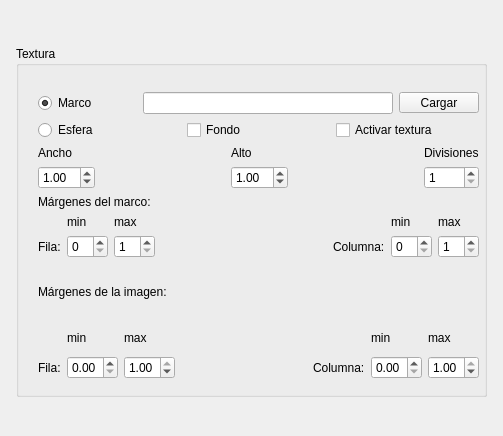
       <widget class="QWidget" name="tab_5">
        <attribute name="title">
         <string>Texturas</string>
        </attribute>
        <layout class="QGridLayout" name="gridLayout_19">
         <item row="0" column="1">
          <spacer name="verticalSpacer_13">
           <property name="orientation">
            <enum>Qt::Vertical</enum>
           </property>
           <property name="sizeHint" stdset="0">
            <size>
             <width>20</width>
             <height>35</height>
            </size>
           </property>
          </spacer>
         </item>
         <item row="1" column="0">
          <spacer name="horizontalSpacer_46">
           <property name="orientation">
            <enum>Qt::Horizontal</enum>
           </property>
           <property name="sizeHint" stdset="0">
            <size>
             <width>5</width>
             <height>17</height>
            </size>
           </property>
          </spacer>
         </item>
         <item row="1" column="1">
          <widget class="QGroupBox" name="groupBox_10">
           <property name="minimumSize">
            <size>
             <width>471</width>
             <height>351</height>
            </size>
           </property>
           <property name="title">
            <string>Textura</string>
           </property>
           <widget class="QWidget" name="layoutWidget">
            <property name="geometry">
             <rect>
              <x>22</x>
              <y>46</y>
              <width>441</width>
              <height>287</height>
             </rect>
            </property>
            <layout class="QGridLayout" name="gridLayout_23">
             <item row="1" column="0">
              <layout class="QGridLayout" name="gridLayout_18">
               <item row="0" column="0">
                <widget class="QLabel" name="label_17">
                 <property name="text">
                  <string>Márgenes de la imagen:</string>
                 </property>
                </widget>
               </item>
               <item row="1" column="0">
                <layout class="QGridLayout" name="gridLayout_17">
                 <item row="1" column="2">
                  <widget class="QDoubleSpinBox" name="doubleSpinBox_5">
                   <property name="maximum">
                    <double>1.000000000000000</double>
                   </property>
                   <property name="singleStep">
                    <double>0.050000000000000</double>
                   </property>
                   <property name="value">
                    <double>1.000000000000000</double>
                   </property>
                  </widget>
                 </item>
                 <item row="0" column="2">
                  <widget class="QLabel" name="label_21">
                   <property name="text">
                    <string>max</string>
                   </property>
                  </widget>
                 </item>
                 <item row="0" column="1">
                  <widget class="QLabel" name="label_20">
                   <property name="text">
                    <string>min</string>
                   </property>
                  </widget>
                 </item>
                 <item row="1" column="0">
                  <widget class="QLabel" name="label_22">
                   <property name="text">
                    <string>Fila:</string>
                   </property>
                  </widget>
                 </item>
                 <item row="1" column="1">
                  <widget class="QDoubleSpinBox" name="doubleSpinBox_4">
                   <property name="maximum">
                    <double>1.000000000000000</double>
                   </property>
                   <property name="singleStep">
                    <double>0.050000000000000</double>
                   </property>
                  </widget>
                 </item>
                 <item row="1" column="4">
                  <widget class="QLabel" name="label_18">
                   <property name="text">
                    <string>Columna:</string>
                   </property>
                  </widget>
                 </item>
                 <item row="1" column="5">
                  <widget class="QDoubleSpinBox" name="doubleSpinBox_6">
                   <property name="maximum">
                    <double>1.000000000000000</double>
                   </property>
                   <property name="singleStep">
                    <double>0.050000000000000</double>
                   </property>
                  </widget>
                 </item>
                 <item row="1" column="6">
                  <widget class="QDoubleSpinBox" name="doubleSpinBox_7">
                   <property name="maximum">
                    <double>1.000000000000000</double>
                   </property>
                   <property name="singleStep">
                    <double>0.050000000000000</double>
                   </property>
                   <property name="value">
                    <double>1.000000000000000</double>
                   </property>
                  </widget>
                 </item>
                 <item row="0" column="5">
                  <widget class="QLabel" name="label_23">
                   <property name="text">
                    <string>min</string>
                   </property>
                  </widget>
                 </item>
                 <item row="0" column="6">
                  <widget class="QLabel" name="label_19">
                   <property name="text">
                    <string>max</string>
                   </property>
                  </widget>
                 </item>
                 <item row="1" column="3">
                  <spacer name="horizontalSpacer_45">
                   <property name="orientation">
                    <enum>Qt::Horizontal</enum>
                   </property>
                   <property name="sizeHint" stdset="0">
                    <size>
                     <width>40</width>
                     <height>20</height>
                    </size>
                   </property>
                  </spacer>
                 </item>
                </layout>
               </item>
              </layout>
             </item>
             <item row="0" column="0">
              <layout class="QGridLayout" name="gridLayout_22">
               <item row="1" column="0">
                <layout class="QGridLayout" name="gridLayout_16">
                 <item row="0" column="0">
                  <widget class="QLabel" name="label_10">
                   <property name="text">
                    <string>Márgenes del marco:</string>
                   </property>
                  </widget>
                 </item>
                 <item row="1" column="0">
                  <layout class="QGridLayout" name="gridLayout_15">
                   <item row="1" column="6">
                    <widget class="QSpinBox" name="spinBox_6">
                     <property name="minimum">
                      <number>1</number>
                     </property>
                    </widget>
                   </item>
                   <item row="1" column="4">
                    <widget class="QLabel" name="label_14">
                     <property name="text">
                      <string>Columna:</string>
                     </property>
                    </widget>
                   </item>
                   <item row="1" column="5">
                    <widget class="QSpinBox" name="spinBox_5"/>
                   </item>
                   <item row="1" column="3">
                    <spacer name="horizontalSpacer_44">
                     <property name="orientation">
                      <enum>Qt::Horizontal</enum>
                     </property>
                     <property name="sizeHint" stdset="0">
                      <size>
                       <width>40</width>
                       <height>20</height>
                      </size>
                     </property>
                    </spacer>
                   </item>
                   <item row="1" column="2">
                    <widget class="QSpinBox" name="spinBox_4">
                     <property name="minimum">
                      <number>1</number>
                     </property>
                    </widget>
                   </item>
                   <item row="0" column="1">
                    <widget class="QLabel" name="label_12">
                     <property name="text">
                      <string>min</string>
                     </property>
                    </widget>
                   </item>
                   <item row="0" column="6">
                    <widget class="QLabel" name="label_16">
                     <property name="text">
                      <string>max</string>
                     </property>
                    </widget>
                   </item>
                   <item row="1" column="0">
                    <widget class="QLabel" name="label_11">
                     <property name="text">
                      <string>Fila:</string>
                     </property>
                    </widget>
                   </item>
                   <item row="0" column="5">
                    <widget class="QLabel" name="label_15">
                     <property name="text">
                      <string>min</string>
                     </property>
                    </widget>
                   </item>
                   <item row="0" column="2">
                    <widget class="QLabel" name="label_13">
                     <property name="text">
                      <string>max</string>
                     </property>
                    </widget>
                   </item>
                   <item row="1" column="1">
                    <widget class="QSpinBox" name="spinBox_3"/>
                   </item>
                  </layout>
                 </item>
                </layout>
               </item>
               <item row="0" column="0">
                <layout class="QGridLayout" name="gridLayout_21">
                 <item row="1" column="0">
                  <layout class="QGridLayout" name="gridLayout_14">
                   <item row="1" column="1">
                    <spacer name="horizontalSpacer_42">
                     <property name="orientation">
                      <enum>Qt::Horizontal</enum>
                     </property>
                     <property name="sizeHint" stdset="0">
                      <size>
                       <width>40</width>
                       <height>20</height>
                      </size>
                     </property>
                    </spacer>
                   </item>
                   <item row="1" column="0">
                    <widget class="QDoubleSpinBox" name="doubleSpinBox_2">
                     <property name="minimum">
                      <double>0.500000000000000</double>
                     </property>
                     <property name="singleStep">
                      <double>0.250000000000000</double>
                     </property>
                     <property name="value">
                      <double>1.000000000000000</double>
                     </property>
                    </widget>
                   </item>
                   <item row="1" column="2">
                    <widget class="QDoubleSpinBox" name="doubleSpinBox_3">
                     <property name="minimum">
                      <double>0.500000000000000</double>
                     </property>
                     <property name="singleStep">
                      <double>0.250000000000000</double>
                     </property>
                     <property name="value">
                      <double>1.000000000000000</double>
                     </property>
                    </widget>
                   </item>
                   <item row="1" column="4">
                    <widget class="QSpinBox" name="spinBox_2">
                     <property name="minimum">
                      <number>1</number>
                     </property>
                     <property name="value">
                      <number>1</number>
                     </property>
                    </widget>
                   </item>
                   <item row="0" column="0">
                    <widget class="QLabel" name="label_7">
                     <property name="text">
                      <string>Ancho</string>
                     </property>
                    </widget>
                   </item>
                   <item row="0" column="4">
                    <widget class="QLabel" name="label_9">
                     <property name="text">
                      <string>Divisiones</string>
                     </property>
                    </widget>
                   </item>
                   <item row="0" column="2">
                    <widget class="QLabel" name="label_8">
                     <property name="text">
                      <string>Alto</string>
                     </property>
                    </widget>
                   </item>
                   <item row="1" column="3">
                    <spacer name="horizontalSpacer_43">
                     <property name="orientation">
                      <enum>Qt::Horizontal</enum>
                     </property>
                     <property name="sizeHint" stdset="0">
                      <size>
                       <width>40</width>
                       <height>20</height>
                      </size>
                     </property>
                    </spacer>
                   </item>
                  </layout>
                 </item>
                 <item row="0" column="0">
                  <layout class="QGridLayout" name="gridLayout_20">
                   <item row="1" column="0">
                    <layout class="QHBoxLayout" name="horizontalLayout_11">
                     <item>
                      <widget class="QRadioButton" name="radioButton_20">
                       <property name="text">
                        <string>Esfera</string>
                       </property>
                      </widget>
                     </item>
                     <item>
                      <widget class="QCheckBox" name="checkBox_7">
                       <property name="text">
                        <string>Fondo</string>
                       </property>
                      </widget>
                     </item>
                     <item>
                      <widget class="QCheckBox" name="checkBox_9">
                       <property name="text">
                        <string>Activar textura</string>
                       </property>
                      </widget>
                     </item>
                    </layout>
                   </item>
                   <item row="0" column="0">
                    <layout class="QHBoxLayout" name="horizontalLayout_10">
                     <item>
                      <widget class="QRadioButton" name="radioButton_19">
                       <property name="text">
                        <string>Marco</string>
                       </property>
                       <property name="checked">
                        <bool>true</bool>
                       </property>
                      </widget>
                     </item>
                     <item>
                      <spacer name="horizontalSpacer_41">
                       <property name="orientation">
                        <enum>Qt::Horizontal</enum>
                       </property>
                       <property name="sizeHint" stdset="0">
                        <size>
                         <width>40</width>
                         <height>20</height>
                        </size>
                       </property>
                      </spacer>
                     </item>
                     <item>
                      <widget class="QLineEdit" name="lineEdit">
                       <property name="minimumSize">
                        <size>
                         <width>250</width>
                         <height>0</height>
                        </size>
                       </property>
                       <property name="text">
                        <string/>
                       </property>
                       <property name="clearButtonEnabled">
                        <bool>true</bool>
                       </property>
                      </widget>
                     </item>
                     <item>
                      <widget class="QPushButton" name="pushButton_3">
                       <property name="maximumSize">
                        <size>
                         <width>16777215</width>
                         <height>21</height>
                        </size>
                       </property>
                       <property name="text">
                        <string>Cargar</string>
                       </property>
                      </widget>
                     </item>
                    </layout>
                   </item>
                  </layout>
                 </item>
                </layout>
               </item>
              </layout>
             </item>
            </layout>
           </widget>
          </widget>
         </item>
         <item row="1" column="2">
          <spacer name="horizontalSpacer_47">
           <property name="orientation">
            <enum>Qt::Horizontal</enum>
           </property>
           <property name="sizeHint" stdset="0">
            <size>
             <width>5</width>
             <height>17</height>
            </size>
           </property>
          </spacer>
         </item>
         <item row="2" column="1">
          <spacer name="verticalSpacer_17">
           <property name="orientation">
            <enum>Qt::Vertical</enum>
           </property>
           <property name="sizeHint" stdset="0">
            <size>
             <width>242</width>
             <height>28</height>
            </size>
           </property>
          </spacer>
         </item>
        </layout>
       </widget>
